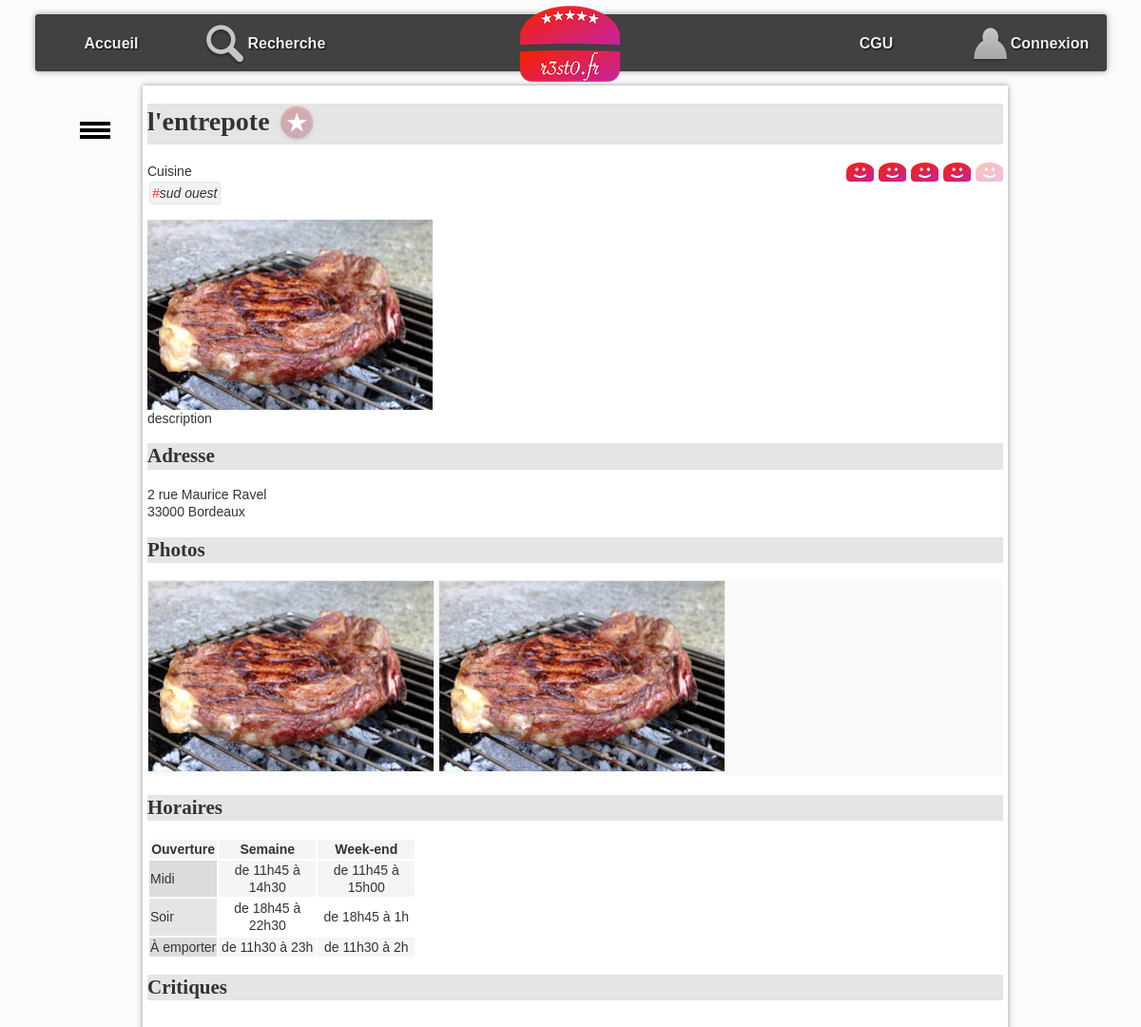
The page /site/?action=detail&idR=1 on the database its author committed.
### tables this page shows
CREATE TABLE `resto` (
  `idR` bigint(20) NOT NULL,
  `nomR` varchar(255) DEFAULT NULL,
  `numAdrR` varchar(20) DEFAULT NULL,
  `voieAdrR` varchar(255) DEFAULT NULL,
  `cpR` char(5) DEFAULT NULL,
  `villeR` varchar(255) DEFAULT NULL,
  `latitudeDegR` float DEFAULT NULL,
  `longitudeDegR` float DEFAULT NULL,
  `descR` text,
  `horairesR` text
);

CREATE TABLE `typeCuisine` (
  `idTC` bigint(20) NOT NULL,
  `libelleTC` varchar(255) DEFAULT NULL
);

CREATE TABLE `photo` (
  `idP` bigint(20) NOT NULL,
  `cheminP` varchar(255) DEFAULT NULL,
  `idR` bigint(20) DEFAULT NULL
);

### site/controleur/detailResto.php (called while the page is built, shortened)
<?php
include_once "$racine/modele/bd.resto.inc.php";
include_once "$racine/modele/bd.typecuisine.inc.php";
include_once "$racine/modele/bd.photo.inc.php";
include_once "$racine/modele/bd.critiquer.inc.php";
include_once "$racine/modele/bd.aimer.inc.php";
$idR = $_GET["idR"];
$unResto = getRestoByIdR($idR);
$lesTypesCuisine = getTypesCuisineByIdR($idR);
$lesPhotos = getPhotosByIdR($idR);
$noteMoy = round(getNoteMoyenneByIdR($idR), 0);
$mailU = getMailULoggedOn();
$aimer = getAimerById($mailU, $idR);
include "$racine/vue/entete.html.php";
include "$racine/vue/vueDetailResto.php";
include "$racine/vue/pied.html.php";
?>

### site/index.php (called while the page is built, shortened)
<?php
include "getRacine.php";
if (isset($_GET["action"])){
    $action = $_GET["action"];
}
else{
    $action = "defaut";
}
$fichier = controleurPrincipal($action);
include "$racine/controleur/$fichier";
?>

### site/modele/bd.resto.inc.php (called while the page is built, shortened)
<?php
function getRestoByIdR($idR) {
    try {
        $cnx = connexionPDO();
        $req = $cnx->prepare("select * from resto where idR=:idR");
        $req->bindValue(':idR', $idR, PDO::PARAM_INT);
        $req->execute();
        $resultat = $req->fetch(PDO::FETCH_ASSOC);
    } catch (PDOException $e) {
        print "Erreur !: " . $e->getMessage();
        die();
    }
    return $resultat;
}
?>

### site/modele/bd.aimer.inc.php (called while the page is built, shortened)
<?php
function getAimerById($mailU, $idR){
    try {
        $cnx = connexionPDO();
        $req = $cnx->prepare("select * from aimer where mailU=:mailU and  idR=:idR");
        $req->bindValue(':idR', $idR, PDO::PARAM_INT);
        $req->bindValue(':mailU', $mailU, PDO::PARAM_STR);
        $req->execute();
        $resultat = $req->fetch(PDO::FETCH_ASSOC);
    } catch (PDOException $e) {
        print "Erreur !: " . $e->getMessage();
        die();
    }
    return $resultat;
}
?>

### site/modele/bd.critiquer.inc.php (called while the page is built, shortened)
<?php
function getNoteMoyenneByIdR($idR) {
    try {
        $cnx = connexionPDO();
        $req = $cnx->prepare("select avg(note) from critiquer where idR=:idR");
        $req->bindValue(':idR', $idR, PDO::PARAM_INT);
        $req->execute();
        $resultat = $req->fetch(PDO::FETCH_ASSOC);
    } catch (PDOException $e) {
        print "Erreur !: " . $e->getMessage();
        die();
    }
    if ($resultat["avg(note)"] != NULL) {
        return $resultat["avg(note)"];
    } else {
        return 0;
    }
}
?>

### site/modele/bd.typecuisine.inc.php (called while the page is built, shortened)
<?php
function getTypesCuisineByIdR($idR){
    $resultat = array();
    try {
        $cnx = connexionPDO();
        $req = $cnx->prepare("select typeCuisine.* from typeCuisine,proposer where typeCuisine.idTC = proposer.idTC and proposer.idR = :idR");
        $req->bindValue(':idR', $idR, PDO::PARAM_INT);
        $req->execute();
        $ligne = $req->fetch(PDO::FETCH_ASSOC);
        while ($ligne) {
            $resultat[] = $ligne;
            $ligne = $req->fetch(PDO::FETCH_ASSOC);
        }
    } catch (PDOException $e) {
        print "Erreur !: " . $e->getMessage();
        die();
    }
    return $resultat;
}
?>

### site/modele/bd.photo.inc.php (called while the page is built, shortened)
<?php
function getPhotosByIdR($idR) {
    $resultat = array();
    try {
        $cnx = connexionPDO();
        $req = $cnx->prepare("select * from photo where idR=:idR");
        $req->bindValue(':idR', $idR, PDO::PARAM_INT);
        $req->execute();
        $ligne = $req->fetch(PDO::FETCH_ASSOC);
        while ($ligne) {
            $resultat[] = $ligne;
            $ligne = $req->fetch(PDO::FETCH_ASSOC);
        }
    } catch (PDOException $e) {
        print "Erreur !: " . $e->getMessage();
        die();
    }
    return $resultat;
}
?>

### site/vue/vueDetailResto.php (the view, shortened to what this page needs)
<h1><?= $unResto['nomR']; ?>
    <?php if ($aimer != false) { ?>
        <a href="./?action=aimer&idR=<?= $unResto['idR']; ?>" ><img class="aimer" src="images/aime.png" alt="j'aime ce restaurant"></a>
    <?php } else { ?>
        <a href="./?action=aimer&idR=<?= $unResto['idR']; ?>" ><img class="aimer" src="images/aimepas.png" alt="je n'aime pas encore ce restaurant"></a>
    <?php } ?>
</h1>
<span id="note">
    <?php for ($i = 1; $i <= 5; $i++) { ?>
        <a class="aimer" href="./?action=noter&note=<?= $i ?>&idR=<?= $unResto['idR']; ?>" >
            <?php if ($i <= $noteMoy) { ?>
                <img class="note" src="images/like.png" alt="">
            <?php } else {
                ?>
                <img class="note" src="images/neutre.png" alt="line neutre">
            <?php } ?>
        </a>
    <?php } ?>
</span>
<section>
    Cuisine <br />
    <ul id="tagFood">
        <?php for ($j = 0; $j < count($lesTypesCuisine); $j++) { ?>
            <li class="tag"><span class="tag">#</span><?= $lesTypesCuisine[$j]["libelleTC"] ?></li>
        <?php } ?>
    </ul>
</section>
<p id="principal">
    <?php if (count($lesPhotos) > 0) { ?>
        <img src="photos/<?= $lesPhotos[0]["cheminP"] ?>" alt="photo du restaurant" />
    <?php } ?>
    <br />
    <?= $unResto['descR']; ?>
</p>
<h2 id="adresse">
    Adresse
</h2>
<p>
    <?= $unResto['numAdrR']; ?>
    <?= $unResto['voieAdrR']; ?><br />
    <?= $unResto['cpR']; ?>
    <?= $unResto['villeR']; ?>
</p>
<h2 id="photos">
    Photos
</h2>
<ul id="galerie">
    <?php for ($i = 0; $i < count($lesPhotos); $i++) { ?>
        <li> <img class="galerie" src="photos/<?= $lesPhotos[$i]["cheminP"] ?>" alt="" /></li>
    <?php } ?>
</ul>
<h2 id="horaires">
    Horaires
</h2>
<?= $unResto['horairesR']; ?>
<h2 id="crit">Critiques</h2>

### site/css/base.css (style rules this page uses)
:root { --largeurPage: 900px; --largeurMenuCont : 200px; --margeCalc: calc((100% - var(--largeurPage)) / 2); --margeMenuHaut : 15px; --hauteurMenuGene:60px; --coulA1:#5A7694; --coulA2:#D7E5ED; --coulB1:#566459; --coulB2:#90974A; --coulC:#CDBCA0; --fondC:#fcfbfb; --padding_cote:5px; }
body { font-family: Arial; color : #333; font-size : 14px; line-height : 1.3; scroll-behavior: smooth; background-color : var(--fondC); }
a.aimer { text-decoration: none; }

### site/css/cgu.css (style rules this page uses)
h1,h2,h3,h4 { font-family: Futura; background-color : rgba(0,0,0,0.1); }
td.cell { text-align : center; width : 100px; }
td.label { background-color : rgba(0,0,0,0.1); }
tr:nth-child(odd) { background-color : rgb(245,245,245); }

### site/css/corps.css (style rules this page uses)
#tagFood { display:inline-block; padding-left : 0px; font-style: italic; margin : 0px; }
li.tag { display:inline-block; border:1px solid rgba(0,0,0,0.05); background-color:rgba(0,0,0,0.05); padding:2px; margin:2px; border-radius: 2px; }
span.tag { color:rgb(255,50,50); }
#galerie { margin-top : 0px; margin-bottom : 20px; padding-left : 0px; background-color : rgb(250,250,250); }
#galerie li { display : inline-block; }
img.note { padding-left : 1px; vertical-align : sub; }
img.galerie { border:1px solid rgb(239,239,239); }
#note { float : right; }
img.aimer { vertical-align : middle; }

### rows shown on the page
resto: nomR "l'entrepote", descR "description", numAdrR "2", voieAdrR "rue Maurice Ravel", cpR "33000", villeR "Bordeaux", horairesR "Ouverture Semaine Week-end Midi de 11h45 à 14h30 de 11h45 à 15h00 Soir de 18h45 à 22h30 de 18h45 à 1h À emporter de 11h30 à 23h de 11h30 à 2h"
typecuisine: libelleTC "sud ouest"
photo: cheminP (picture)
photo: cheminP (picture)
